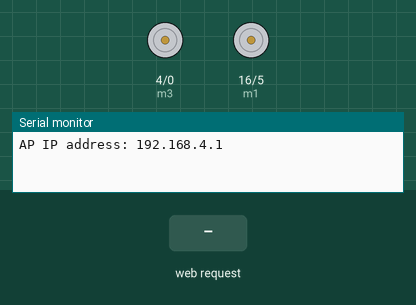
Recording of a sketch running on a simulated ESP8266 (NodeMCU). On the bench: motor-driver pin pairs drawn as motors (green arrow = first pin HIGH = forward, orange = second pin HIGH = backward, longer = more drive), the last lines printed to the serial monitor. The test bench sets the inputs (shaded band).

Above: at 1.2 s.
1.3 s: HTTP request GET /?State=F received
At 2.5 s:
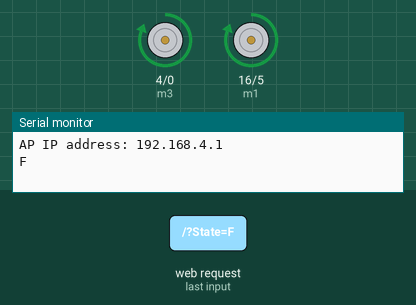
2.8 s: HTTP request GET /?State=B received
At 3.7 s:
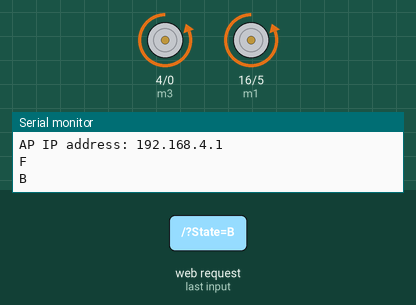
4.3 s: HTTP request GET /?State=L received
At 4.9 s:
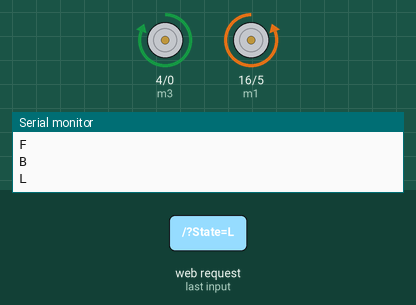
5.8 s: HTTP request GET /?State=R received
At 7.2 s:
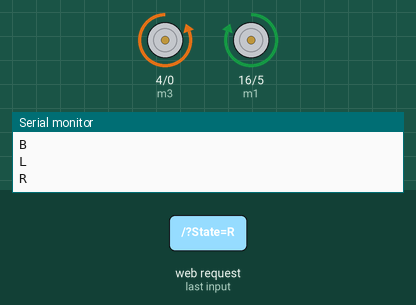
Timing chart, 0 to 8.3 s (numbered marks = the images above; inputs shaded):
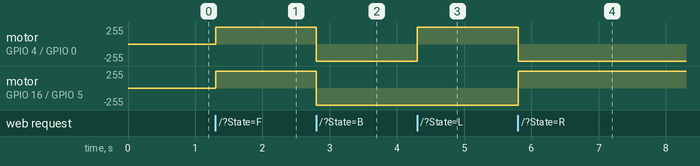

The sketch:

roborace.ino
```cpp
int m1 = 16; //Left forward GPIO D0
int m2 = 5; // left backward GPIO D1
int m3 = 4; // right forward GPIO D2
int m4 = 0; // right backward GPIO D3

#include <ESP8266WiFi.h> // Library for Wifi in Esp
#include <WiFiClient.h> // library for wifi client
#include <ESP8266WebServer.h> // library for server

String command;      // String to store app command state.

const char* ssid = "Arunodaya"; // Wifi name
const char* pass1 = "car12345"; //Wifi Password

ESP8266WebServer server(80);

void setup() {
  // put your setup code here, to run once:
 pinMode(m1, OUTPUT);
 pinMode(m2, OUTPUT);
 pinMode(m3, OUTPUT);
 pinMode(m4, OUTPUT);

 Serial.begin(9600); // Serial monitor

 digitalWrite(m1, LOW); // motor off
 digitalWrite(m2, LOW);
 digitalWrite(m3, LOW);
 digitalWrite(m4, LOW);

 // Connecting WiFi

  WiFi.mode(WIFI_AP);
  WiFi.softAP(ssid,pass1);

  IPAddress myIP = WiFi.softAPIP();
  Serial.print("AP IP address: ");
  Serial.println(myIP);

 // Starting WEB-server
     server.on ( "/", HTTP_handleRoot );
     server.onNotFound ( HTTP_handleRoot );
     server.begin();
}

void goAhead()
{
 digitalWrite(m1, HIGH);
 digitalWrite(m2, LOW);
 digitalWrite(m3, HIGH);
 digitalWrite(m4, LOW);
}

void goBack()
 {
  digitalWrite(m1, LOW);
 digitalWrite(m2, HIGH);
 digitalWrite(m3, LOW);
 digitalWrite(m4, HIGH);
}

void goRight()
{
  digitalWrite(m1, HIGH);
 digitalWrite(m2, LOW);
 digitalWrite(m3, LOW);
 digitalWrite(m4, HIGH);
}

void goLeft()
{
digitalWrite(m1, LOW);
 digitalWrite(m2, HIGH);
 digitalWrite(m3, HIGH);
 digitalWrite(m4, LOW);
}

void stopRobot()
{
  digitalWrite(m1, LOW);
 digitalWrite(m2, LOW);
 digitalWrite(m3, LOW);
 digitalWrite(m4, LOW);
}

void loop() {
 server.handleClient();

  command = server.arg("State");

  if (command == "F")
    goAhead();

  else if (command == "B")
    goBack();

  else if (command == "L")
    goLeft();

  else if (command == "R")
    goRight();

  else if (command == "S")
    stopRobot();

}

void HTTP_handleRoot(void)
{
  if (server.hasArg("State"))
  {
    Serial.println(server.arg("State"));
  }
  server.send(200, "text/html", "");
  delay(1);
}
```

Measured:
- after the input at 1.3 s, motor on GPIO 4 (m3) / GPIO 0 (m4), motor on GPIO 16 (m1) / GPIO 5 (m2): stopped → forward 255/255 at once
- after the input at 2.8 s, motor on GPIO 4 (m3) / GPIO 0 (m4), motor on GPIO 16 (m1) / GPIO 5 (m2): forward 255/255 → backward 255/255 at once
- after the input at 4.3 s, motor on GPIO 4 (m3) / GPIO 0 (m4): backward 255/255 → forward 255/255 at once
- after the input at 5.8 s, motor on GPIO 4 (m3) / GPIO 0 (m4): forward 255/255 → backward 255/255 at once; motor on GPIO 16 (m1) / GPIO 5 (m2): backward 255/255 → forward 255/255 at once
